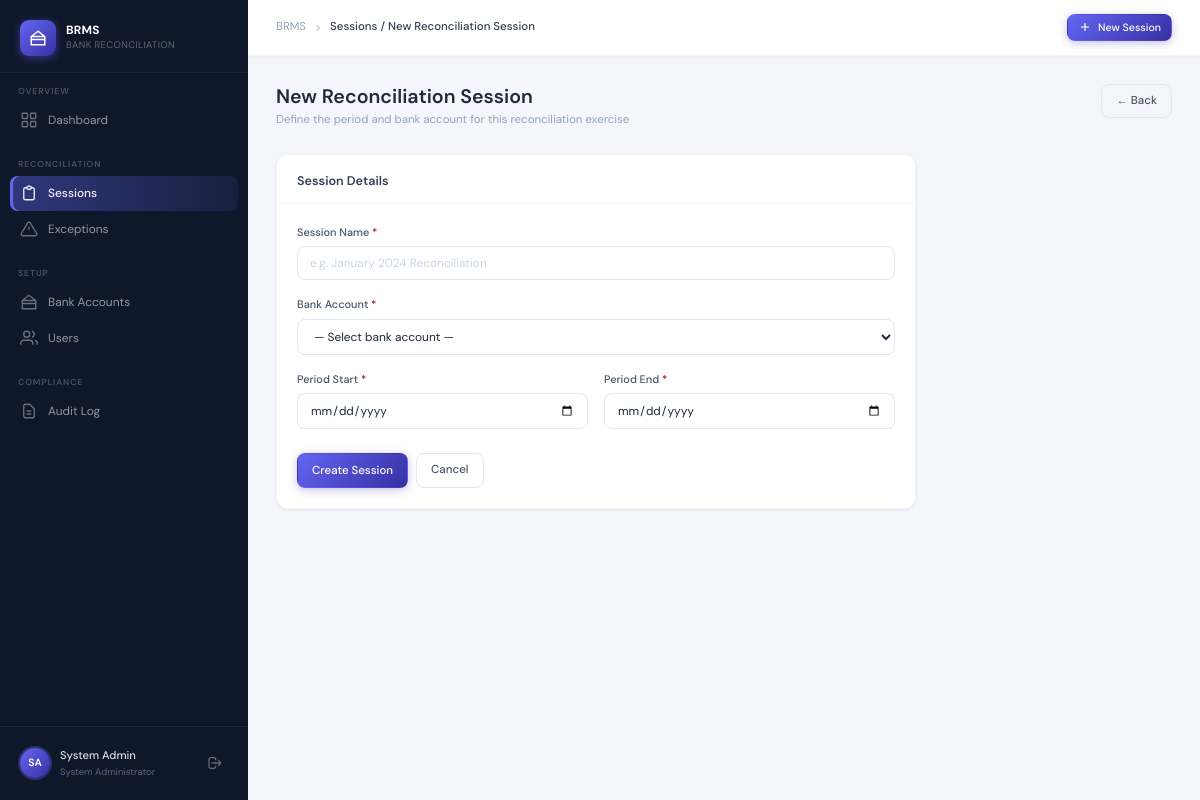
The app's page /sessions/create/ (signed in) with its own data.
### accounts/models.py (models this page shows, shortened)
class User(AbstractUser):
    ROLE_CHOICES = [
        ('admin', 'System Administrator'),
        ('officer', 'Reconciliation Officer'),
        ('manager', 'Finance Manager'),
        ('auditor', 'Internal Auditor'),
        ('executive', 'Executive User'),
    ]
    role = models.CharField(max_length=20, choices=ROLE_CHOICES, default='officer')
    phone = models.CharField(max_length=20, blank=True)
    department = models.CharField(max_length=100, blank=True)
    is_locked = models.BooleanField(default=False)
    last_password_change = models.DateTimeField(null=True, blank=True)
    created_at = models.DateTimeField(auto_now_add=True)
    def can_upload(self):
        return self.role in ['officer', 'admin']
    def is_read_only(self):
        return self.role in ['auditor', 'executive']

### reconciliation/views.py (the view, shortened to what this page needs)
# urls.py: path('sessions/create/', views.session_create, name='session_create'),
@login_required
def session_create(request):
    if request.user.is_read_only():
        messages.error(request, 'Access denied.')
        return redirect('reconciliation:session_list')
    form = ReconciliationSessionForm(request.POST or None)
    return render(request, 'reconciliation/session_form.html',
                  {'form': form, 'title': 'New Reconciliation Session'})

### reconciliation/forms.py
class ReconciliationSessionForm(forms.ModelForm):
    class Meta:
        model = ReconciliationSession
        fields = ['session_name', 'bank_account', 'period_start', 'period_end']
        widgets = {
            'period_start': forms.DateInput(attrs={'type': 'date'}),
            'period_end':   forms.DateInput(attrs={'type': 'date'}),
        }

### templates/reconciliation/session_form.html (shortened to what this page needs)
{% extends 'base.html' %}
{% block nav_sessions %}active{% endblock %}
{% block breadcrumb %}Sessions / {{ title }}{% endblock %}
{% block content %}
<div class="page-header">
  <div>
    <div class="page-title">{{ title }}</div>
    <div class="page-subtitle">Define the period and bank account for this reconciliation exercise</div>
  </div>
  <a href="{% url 'reconciliation:session_list' %}" class="btn btn-outline">← Back</a>
</div>
<div style="max-width:640px">
  <div class="card">
    <div class="card-header">
      <span class="card-title">Session Details</span>
    </div>
    <div class="card-body">
      <form method="post">
        <div class="form-group">
          <label class="form-label">Session Name <span style="color:var(--danger)">*</span></label>
          <input type="text" name="session_name" class="form-control" placeholder="e.g. January 2024 Reconciliation"
                 value="{{ form.session_name.value|default:'' }}" required>
        </div>
        <div class="form-group">
          <label class="form-label">Bank Account <span style="color:var(--danger)">*</span></label>
          <select name="bank_account" class="form-control" required>
            <option value="">— Select bank account —</option>
          </select>
        </div>
        <div class="form-grid">
          <div class="form-group">
            <label class="form-label">Period Start <span style="color:var(--danger)">*</span></label>
            <input type="date" name="period_start" class="form-control"
                   value="{{ form.period_start.value|default:'' }}" required>
          </div>
          <div class="form-group">
            <label class="form-label">Period End <span style="color:var(--danger)">*</span></label>
            <input type="date" name="period_end" class="form-control"
                   value="{{ form.period_end.value|default:'' }}" required>
          </div>
        </div>
        <div style="display:flex;gap:8px;margin-top:8px">
          <button type="submit" class="btn btn-primary">Create Session</button>
          <a href="{% url 'reconciliation:session_list' %}" class="btn btn-outline">Cancel</a>
        </div>
      </form>
    </div>
  </div>
</div>
{% endblock %}

### templates/base.html (shortened to what this page needs)
{% load static %}<!DOCTYPE html>
<html lang="en">
<head>
  <link rel="stylesheet" href="{% static 'css/brms.css' %}">
</head>
<body>
<div class="app-wrapper">
  <aside class="sidebar">
    <div class="sidebar-brand">
      <div class="brand-logo">
        <div class="brand-icon">
          <svg width="18" height="18" fill="none" stroke="currentColor" stroke-width="2" viewBox="0 0 24 24">
            <path d="M3 10h18M3 14h18M12 3L3 10v11h18V10L12 3z"/>
          </svg>
        </div>
        <div class="brand-text">
          <span class="brand-name">BRMS</span>
          <span class="brand-sub">Bank Reconciliation</span>
        </div>
      </div>
    </div>
    <nav class="sidebar-nav">
      <div class="nav-section">
        <div class="nav-section-label">Overview</div>
        <a href="{% url 'dashboard:home' %}" class="nav-item {% block nav_dashboard %}{% endblock %}">
          <svg class="nav-icon" fill="none" stroke="currentColor" stroke-width="1.8" viewBox="0 0 24 24">
            <rect x="3" y="3" width="7" height="7" rx="1"/><rect x="14" y="3" width="7" height="7" rx="1"/>
            <rect x="14" y="14" width="7" height="7" rx="1"/><rect x="3" y="14" width="7" height="7" rx="1"/>
          </svg>
          Dashboard
        </a>
      </div>
      <div class="nav-section">
        <div class="nav-section-label">Reconciliation</div>
        <a href="{% url 'reconciliation:session_list' %}" class="nav-item {% block nav_sessions %}{% endblock %}">
          <svg class="nav-icon" fill="none" stroke="currentColor" stroke-width="1.8" viewBox="0 0 24 24">
            <path d="M9 5H7a2 2 0 00-2 2v12a2 2 0 002 2h10a2 2 0 002-2V7a2 2 0 00-2-2h-2M9 5a2 2 0 002 2h2a2 2 0 002-2M9 5a2 2 0 012-2h2a2 2 0 012 2"/>
          </svg>
          Sessions
        </a>
        <a href="{% url 'reconciliation:exception_list' %}" class="nav-item {% block nav_exceptions %}{% endblock %}">
          <svg class="nav-icon" fill="none" stroke="currentColor" stroke-width="1.8" viewBox="0 0 24 24">
            <path d="M12 9v4m0 4h.01M10.29 3.86L1.82 18a2 2 0 001.71 3h16.94a2 2 0 001.71-3L13.71 3.86a2 2 0 00-3.42 0z"/>
          </svg>
          Exceptions
        </a>
      </div>
      <div class="nav-section">
        <div class="nav-section-label">Setup</div>
        <a href="{% url 'reconciliation:bank_account_list' %}" class="nav-item {% block nav_banks %}{% endblock %}">
          <svg class="nav-icon" fill="none" stroke="currentColor" stroke-width="1.8" viewBox="0 0 24 24">
            <path d="M3 10h18M3 14h18M12 3L3 10v11h18V10L12 3z"/>
          </svg>
          Bank Accounts
        </a>
        {% if user.role == 'admin' %}
        <a href="{% url 'accounts:user_list' %}" class="nav-item {% block nav_users %}{% endblock %}">
          <svg class="nav-icon" fill="none" stroke="currentColor" stroke-width="1.8" viewBox="0 0 24 24">
            <path d="M17 21v-2a4 4 0 00-4-4H5a4 4 0 00-4 4v2M9 11a4 4 0 100-8 4 4 0 000 8zM23 21v-2a4 4 0 00-3-3.87M16 3.13a4 4 0 010 7.75"/>
          </svg>
          Users
        </a>
        {% endif %}
      </div>
      <div class="nav-section">
        <div class="nav-section-label">Compliance</div>
        <a href="{% url 'reconciliation:audit_log' %}" class="nav-item {% block nav_audit %}{% endblock %}">
          <svg class="nav-icon" fill="none" stroke="currentColor" stroke-width="1.8" viewBox="0 0 24 24">
            <path d="M9 12h6m-6 4h6m2 5H7a2 2 0 01-2-2V5a2 2 0 012-2h5.586a1 1 0 01.707.293l5.414 5.414a1 1 0 01.293.707V19a2 2 0 01-2 2z"/>
          </svg>
          Audit Log
        </a>
      </div>
    </nav>
    <div class="sidebar-footer">
      <div class="user-card">
        <div class="user-avatar">{{ user.first_name|first|upper }}{{ user.last_name|first|upper }}</div>
        <div class="user-info">
          <div class="user-name">{{ user.get_full_name|default:user.username }}</div>
          <div class="user-role">{{ user.get_role_display }}</div>
        </div>
        <a href="{% url 'accounts:logout' %}" class="logout-btn" title="Sign out">
          <svg width="16" height="16" fill="none" stroke="currentColor" stroke-width="2" viewBox="0 0 24 24">
            <path d="M17 16l4-4m0 0l-4-4m4 4H7m6 4v1a3 3 0 01-3 3H6a3 3 0 01-3-3V7a3 3 0 013-3h4a3 3 0 013 3v1"/>
          </svg>
        </a>
      </div>
    </div>
  </aside>
  <div class="main-content">
    <div class="topbar">
      <div class="page-breadcrumb">
        <span>BRMS</span>
        <svg width="12" height="12" fill="none" stroke="currentColor" stroke-width="2" viewBox="0 0 24 24"><path d="M9 18l6-6-6-6"/></svg>
        <span class="current">{% block breadcrumb %}Home{% endblock %}</span>
      </div>
      <div class="topbar-actions">
        {% if user.can_upload %}
        <a href="{% url 'reconciliation:session_create' %}" class="btn btn-primary btn-sm">
          <svg width="14" height="14" fill="none" stroke="currentColor" stroke-width="2" viewBox="0 0 24 24"><path d="M12 5v14M5 12h14"/></svg>
          New Session
        </a>
        {% endif %}
      </div>
    </div>
    <div class="page-body">
      {% block content %}{% endblock %}
    </div>
  </div>
</div>
</body>
</html>

### records on screen
User: first_name|first "S", last_name|first "A", get_full_name "System Admin", role "System Administrator"

### other values on screen
{{ title }} "New Reconciliation Session"
